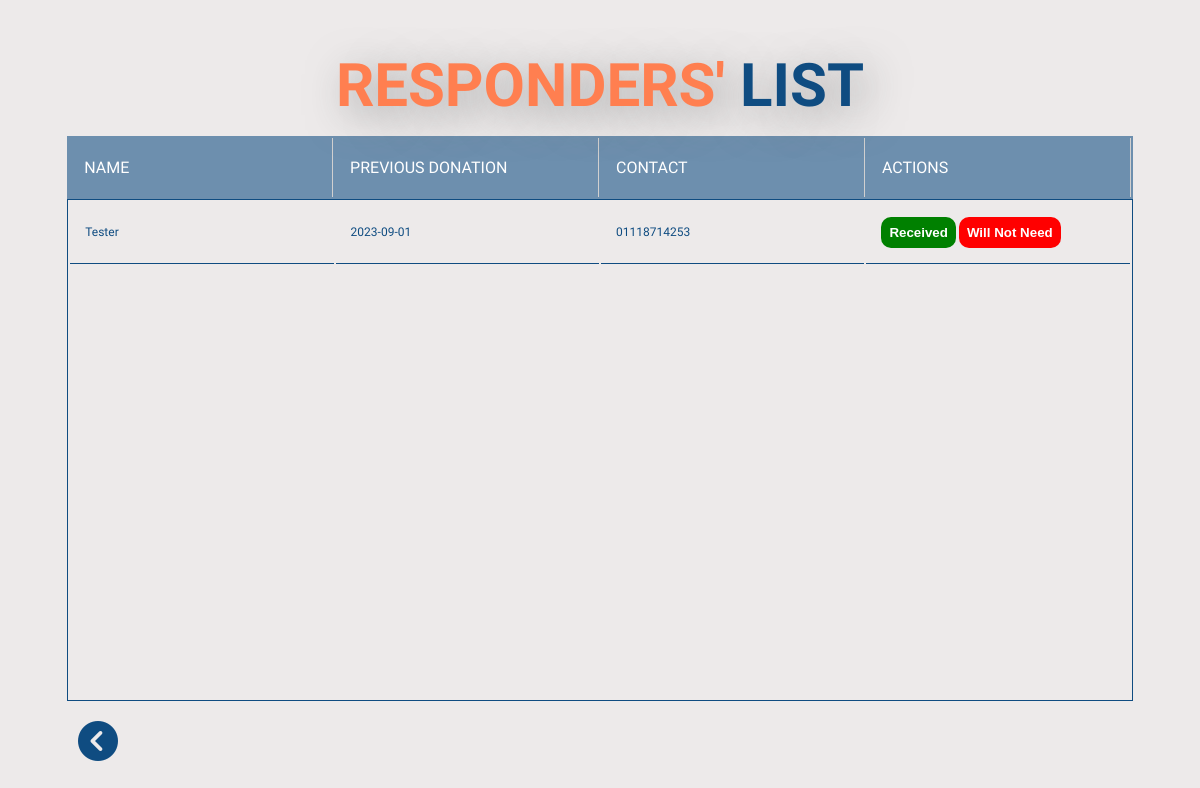
Page /request_responses.php (signed in) on the committed database.
### tables this page shows
CREATE TABLE `request_respond` (
  `b_request_id` int(11) DEFAULT NULL,
  `d_respond_id` varchar(32) DEFAULT NULL,
  `donation_dt` datetime DEFAULT NULL,
  `contact` varchar(15) DEFAULT NULL,
  `ac` tinyint(1) DEFAULT 0,
  `dc` tinyint(1) DEFAULT 0
);

CREATE TABLE `user_list` (
  `username` varchar(32) NOT NULL,
  `name` varchar(255) DEFAULT NULL,
  `contact` varchar(15) DEFAULT NULL,
  `email` varchar(50) DEFAULT NULL,
  `pass` varchar(255) DEFAULT NULL,
  `age` int(120) DEFAULT NULL,
  `blood_group` varchar(3) DEFAULT NULL,
  `NID` varchar(13) DEFAULT NULL,
  `gender` varchar(6) DEFAULT NULL,
  `police_station` varchar(255) DEFAULT NULL,
  `city` varchar(255) DEFAULT NULL
);

CREATE TABLE `donor_list` (
  `username` varchar(32) NOT NULL,
  `previous_donation` date DEFAULT NULL,
  `approver_hospital` varchar(50) DEFAULT NULL,
  `responds` int(120) DEFAULT 0
);

### request_responses.php (the view, shortened to what this page needs)
<!DOCTYPE html>
<html lang="en">
<head>
    <link rel="stylesheet" href="request_responses.css?v=1.4.1">
</head>
<body>
    <section>
        <h1><span>Responders' </span>list</h1>
        <div class="tbl-header">
            <table>
                <thead>
                    <tr>
                        <th>Name</th>
                        <th>Previous Donation</th>
                        <th>Contact</th>
                        <th>Actions</th>
                    </tr>
                </thead>
            </table>
        </div>
        <div class="tbl-content">
            <table>
                <tbody>
                    <?php
                        $conn = mysqli_connect("localhost", "root", "370_summer23", "blood_donation_services");
                        $username = $_SESSION['username'];
                        $query = "SELECT u.name, d.previous_donation, u.contact, r.b_request_id
                                FROM request_respond r
                                JOIN donor_list d ON r.d_respond_id = d.username
                                JOIN user_list u ON d.username = u.username
                                JOIN blood_requests b ON r.b_request_id = b.request_id
                                WHERE b.request_by = '$username' and r.ac = 0 and r.dc = 0";
                        $result = mysqli_query($conn, $query);
                        while ($row = mysqli_fetch_assoc($result)) {
                            $request_id = $row["b_request_id"];
                            echo "<tr>
                                    <td>{$row['name']}</td>
                                    <td>{$row['previous_donation']}</td>
                                    <td>{$row['contact']}</td>
                                    <td>
                                        <button class='accept' onclick='acceptDonation($request_id)'>Received</button>
                                        <button class='discard' onclick='discardDonation($request_id)'>Will Not Need</button>
                                    </td>
                                </tr>";
                        }
                    ?>
                </tbody>
            </table>
        </div>
    </section>
    <a href="user_web_view.php"><i class="fa-solid fa-circle-chevron-left"></i></a>
</body>
</html>

### request_responses.css (style rules this page uses)
body { background-color: rgb(237, 234, 234); font-family: 'Poppins', sans-serif; font-family: 'Roboto', sans-serif; font-family: 'Work Sans', sans-serif; }
section { margin: auto; width: 90%; }
span { color: coral; }
h1 { font-size: 60px; color: #0F4C81; text-transform: uppercase; font-weight: 900; text-align: center; margin-bottom: 15px; transition: .6s; text-shadow: 10px 10px 40px #7f8181ba; }
table { width: 100%; table-layout: fixed; }
.tbl-header { background-color: #0f4c8192; }
.tbl-content { height: 500px; overflow-y: scroll; border: 1px solid #0F4C81; }
th { padding: 20px 15px; text-align: left; font-weight: 500; font-size: 16px; color: white; text-transform: uppercase; border-right: 1px solid rgb(209, 208, 208); }
td { padding: 15px; text-align: left; font-weight: 400; font-size: 12px; color: #0F4C81; border-bottom: 1px solid #0F4C81; }
i { font-size: 40px; color: #0F4C81; margin: 20px 0px 0px 0px; }
a { cursor: pointer; margin-left: 70px; }
tr>td>.accept { background: green; width: auto; border: none; border-radius: 10px; color: rgb(255, 255, 255); font-weight: bold; padding: 8px; cursor: pointer; }
tr>td>.discard { background: red; width: auto; border: none; border-radius: 10px; color: rgb(255, 255, 255); font-weight: bold; padding: 8px; cursor: pointer; }

### rows in the picture
request_respond: user_list.name "Tester", d_respond.previous_donation "2023-09-01", user_list.contact "01118714253"
